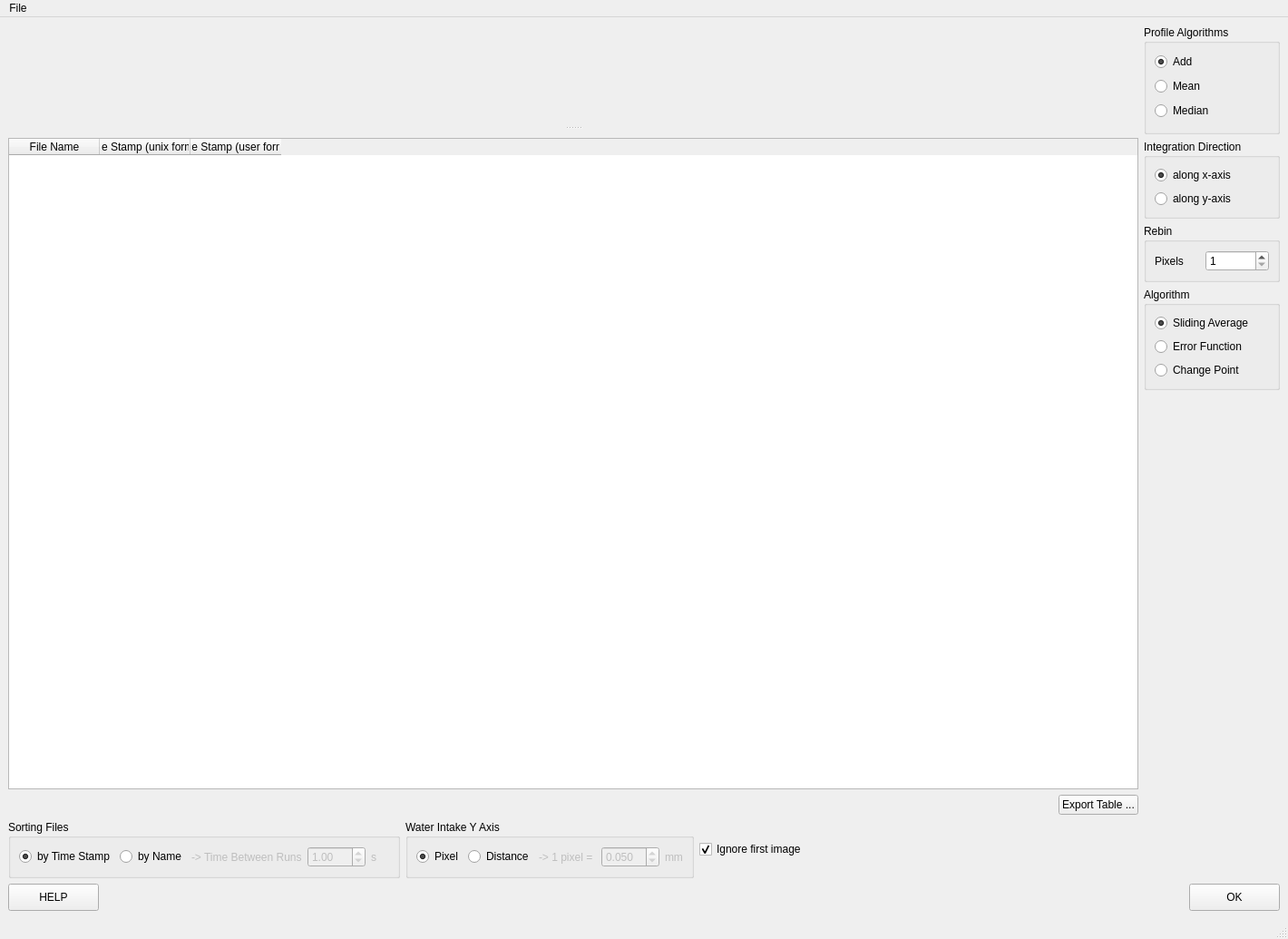
<?xml version="1.0" encoding="UTF-8"?>
<ui version="4.0">
 <class>MainWindow</class>
 <widget class="QMainWindow" name="MainWindow">
  <property name="geometry">
   <rect>
    <x>0</x>
    <y>0</y>
    <width>1420</width>
    <height>1035</height>
   </rect>
  </property>
  <property name="minimumSize">
   <size>
    <width>0</width>
    <height>500</height>
   </size>
  </property>
  <property name="windowTitle">
   <string>MainWindow</string>
  </property>
  <widget class="QWidget" name="centralwidget">
   <layout class="QVBoxLayout" name="verticalLayout_7">
    <item>
     <layout class="QHBoxLayout" name="horizontalLayout_2">
      <item>
       <widget class="QSplitter" name="splitter">
        <property name="midLineWidth">
         <number>5</number>
        </property>
        <property name="orientation">
         <enum>Qt::Vertical</enum>
        </property>
        <property name="opaqueResize">
         <bool>true</bool>
        </property>
        <property name="handleWidth">
         <number>22</number>
        </property>
        <widget class="QWidget" name="widget" native="true">
         <property name="sizePolicy">
          <sizepolicy hsizetype="Expanding" vsizetype="Expanding">
           <horstretch>0</horstretch>
           <verstretch>0</verstretch>
          </sizepolicy>
         </property>
         <property name="minimumSize">
          <size>
           <width>0</width>
           <height>0</height>
          </size>
         </property>
        </widget>
        <widget class="QWidget" name="layoutWidget">
         <layout class="QVBoxLayout" name="verticalLayout">
          <item>
           <layout class="QVBoxLayout" name="verticalLayout_4">
            <item>
             <widget class="QTableWidget" name="tableWidget">
              <property name="sizePolicy">
               <sizepolicy hsizetype="Minimum" vsizetype="Minimum">
                <horstretch>0</horstretch>
                <verstretch>0</verstretch>
               </sizepolicy>
              </property>
              <property name="minimumSize">
               <size>
                <width>0</width>
                <height>150</height>
               </size>
              </property>
              <column>
               <property name="text">
                <string>File Name</string>
               </property>
              </column>
              <column>
               <property name="text">
                <string>Time Stamp (unix format)</string>
               </property>
              </column>
              <column>
               <property name="text">
                <string>Time Stamp (user format)</string>
               </property>
              </column>
             </widget>
            </item>
            <item>
             <layout class="QHBoxLayout" name="horizontalLayout_3">
              <item>
               <spacer name="horizontalSpacer_3">
                <property name="orientation">
                 <enum>Qt::Horizontal</enum>
                </property>
                <property name="sizeHint" stdset="0">
                 <size>
                  <width>40</width>
                  <height>20</height>
                 </size>
                </property>
               </spacer>
              </item>
              <item>
               <widget class="QPushButton" name="export_table_button">
                <property name="text">
                 <string>Export Table ...</string>
                </property>
               </widget>
              </item>
             </layout>
            </item>
           </layout>
          </item>
         </layout>
        </widget>
       </widget>
      </item>
      <item>
       <layout class="QVBoxLayout" name="verticalLayout_3">
        <property name="sizeConstraint">
         <enum>QLayout::SetMinimumSize</enum>
        </property>
        <item>
         <widget class="QGroupBox" name="groupBox_2">
          <property name="sizePolicy">
           <sizepolicy hsizetype="Preferred" vsizetype="Minimum">
            <horstretch>0</horstretch>
            <verstretch>0</verstretch>
           </sizepolicy>
          </property>
          <property name="minimumSize">
           <size>
            <width>150</width>
            <height>120</height>
           </size>
          </property>
          <property name="maximumSize">
           <size>
            <width>150</width>
            <height>16777215</height>
           </size>
          </property>
          <property name="title">
           <string>Profile Algorithms</string>
          </property>
          <layout class="QVBoxLayout" name="verticalLayout_2">
           <item>
            <widget class="QRadioButton" name="add_radioButton">
             <property name="text">
              <string>Add</string>
             </property>
             <property name="checked">
              <bool>true</bool>
             </property>
            </widget>
           </item>
           <item>
            <widget class="QRadioButton" name="mean_radioButton">
             <property name="text">
              <string>Mean</string>
             </property>
            </widget>
           </item>
           <item>
            <widget class="QRadioButton" name="median_radioButton">
             <property name="text">
              <string>Median</string>
             </property>
            </widget>
           </item>
          </layout>
         </widget>
        </item>
        <item>
         <widget class="QGroupBox" name="groupBox_4">
          <property name="minimumSize">
           <size>
            <width>150</width>
            <height>0</height>
           </size>
          </property>
          <property name="maximumSize">
           <size>
            <width>150</width>
            <height>16777215</height>
           </size>
          </property>
          <property name="title">
           <string>Integration Direction</string>
          </property>
          <layout class="QVBoxLayout" name="verticalLayout_5">
           <item>
            <widget class="QRadioButton" name="x_axis_integration_radioButton">
             <property name="enabled">
              <bool>true</bool>
             </property>
             <property name="text">
              <string>along x-axis</string>
             </property>
             <property name="checked">
              <bool>true</bool>
             </property>
            </widget>
           </item>
           <item>
            <widget class="QRadioButton" name="y_axis_integration_radioButton">
             <property name="enabled">
              <bool>true</bool>
             </property>
             <property name="text">
              <string>along y-axis</string>
             </property>
            </widget>
           </item>
          </layout>
         </widget>
        </item>
        <item>
         <widget class="QGroupBox" name="groupBox_6">
          <property name="minimumSize">
           <size>
            <width>150</width>
            <height>0</height>
           </size>
          </property>
          <property name="maximumSize">
           <size>
            <width>150</width>
            <height>16777215</height>
           </size>
          </property>
          <property name="title">
           <string>Rebin</string>
          </property>
          <layout class="QHBoxLayout" name="horizontalLayout_4">
           <item>
            <widget class="QLabel" name="label">
             <property name="sizePolicy">
              <sizepolicy hsizetype="Preferred" vsizetype="Preferred">
               <horstretch>2</horstretch>
               <verstretch>0</verstretch>
              </sizepolicy>
             </property>
             <property name="minimumSize">
              <size>
               <width>50</width>
               <height>0</height>
              </size>
             </property>
             <property name="maximumSize">
              <size>
               <width>50</width>
               <height>16777215</height>
              </size>
             </property>
             <property name="text">
              <string>Pixels</string>
             </property>
            </widget>
           </item>
           <item>
            <widget class="QSpinBox" name="rebin_spinBox">
             <property name="minimum">
              <number>1</number>
             </property>
             <property name="maximum">
              <number>10</number>
             </property>
            </widget>
           </item>
          </layout>
         </widget>
        </item>
        <item>
         <widget class="QGroupBox" name="groupBox_5">
          <property name="minimumSize">
           <size>
            <width>150</width>
            <height>0</height>
           </size>
          </property>
          <property name="maximumSize">
           <size>
            <width>150</width>
            <height>16777215</height>
           </size>
          </property>
          <property name="title">
           <string>Algorithm</string>
          </property>
          <layout class="QVBoxLayout" name="verticalLayout_6">
           <item>
            <widget class="QRadioButton" name="sliding_average_checkBox">
             <property name="text">
              <string>Sliding Average</string>
             </property>
             <property name="checked">
              <bool>true</bool>
             </property>
            </widget>
           </item>
           <item>
            <widget class="QRadioButton" name="error_function_checkBox">
             <property name="text">
              <string>Error Function</string>
             </property>
            </widget>
           </item>
           <item>
            <widget class="QRadioButton" name="change_point_checkBox">
             <property name="text">
              <string>Change Point</string>
             </property>
            </widget>
           </item>
          </layout>
         </widget>
        </item>
        <item>
         <spacer name="verticalSpacer">
          <property name="orientation">
           <enum>Qt::Vertical</enum>
          </property>
          <property name="sizeHint" stdset="0">
           <size>
            <width>20</width>
            <height>40</height>
           </size>
          </property>
         </spacer>
        </item>
       </layout>
      </item>
     </layout>
    </item>
    <item>
     <layout class="QHBoxLayout" name="horizontalLayout_6">
      <item>
       <widget class="QGroupBox" name="groupBox_3">
        <property name="title">
         <string>Sorting Files</string>
        </property>
        <layout class="QHBoxLayout" name="horizontalLayout_7">
         <item>
          <widget class="QRadioButton" name="sort_files_by_time_radioButton">
           <property name="text">
            <string>by Time Stamp</string>
           </property>
           <property name="checked">
            <bool>true</bool>
           </property>
          </widget>
         </item>
         <item>
          <widget class="QRadioButton" name="sort_files_by_name_radioButton">
           <property name="text">
            <string>by Name</string>
           </property>
          </widget>
         </item>
         <item>
          <widget class="QLabel" name="time_between_runs_label">
           <property name="enabled">
            <bool>false</bool>
           </property>
           <property name="maximumSize">
            <size>
             <width>130</width>
             <height>16777215</height>
            </size>
           </property>
           <property name="text">
            <string>-&gt; Time Between Runs</string>
           </property>
          </widget>
         </item>
         <item>
          <widget class="QDoubleSpinBox" name="time_between_runs_spinBox">
           <property name="enabled">
            <bool>false</bool>
           </property>
           <property name="maximumSize">
            <size>
             <width>80</width>
             <height>16777215</height>
            </size>
           </property>
           <property name="decimals">
            <number>2</number>
           </property>
           <property name="minimum">
            <double>0.010000000000000</double>
           </property>
           <property name="maximum">
            <double>500.000000000000000</double>
           </property>
           <property name="singleStep">
            <double>0.100000000000000</double>
           </property>
           <property name="value">
            <double>1.000000000000000</double>
           </property>
          </widget>
         </item>
         <item>
          <widget class="QLabel" name="time_between_runs_units_label">
           <property name="enabled">
            <bool>false</bool>
           </property>
           <property name="minimumSize">
            <size>
             <width>20</width>
             <height>0</height>
            </size>
           </property>
           <property name="maximumSize">
            <size>
             <width>20</width>
             <height>16777215</height>
            </size>
           </property>
           <property name="text">
            <string>s</string>
           </property>
          </widget>
         </item>
        </layout>
       </widget>
      </item>
      <item>
       <widget class="QGroupBox" name="groupBox">
        <property name="title">
         <string>Water Intake Y Axis</string>
        </property>
        <layout class="QHBoxLayout" name="horizontalLayout_5">
         <item>
          <widget class="QRadioButton" name="pixel_radioButton">
           <property name="text">
            <string>Pixel</string>
           </property>
           <property name="checked">
            <bool>true</bool>
           </property>
          </widget>
         </item>
         <item>
          <widget class="QRadioButton" name="distance_radioButton">
           <property name="text">
            <string>Distance</string>
           </property>
          </widget>
         </item>
         <item>
          <widget class="QLabel" name="water_intake_distance_label">
           <property name="enabled">
            <bool>false</bool>
           </property>
           <property name="text">
            <string>-&gt; 1 pixel = </string>
           </property>
          </widget>
         </item>
         <item>
          <widget class="QDoubleSpinBox" name="pixel_size_spinBox">
           <property name="enabled">
            <bool>false</bool>
           </property>
           <property name="decimals">
            <number>3</number>
           </property>
           <property name="minimum">
            <double>0.001000000000000</double>
           </property>
           <property name="maximum">
            <double>10.000000000000000</double>
           </property>
           <property name="singleStep">
            <double>0.001000000000000</double>
           </property>
           <property name="value">
            <double>0.050000000000000</double>
           </property>
          </widget>
         </item>
         <item>
          <widget class="QLabel" name="pixel_size_units">
           <property name="enabled">
            <bool>false</bool>
           </property>
           <property name="text">
            <string>mm</string>
           </property>
          </widget>
         </item>
        </layout>
       </widget>
      </item>
      <item>
       <widget class="QCheckBox" name="ignore_first_image_checkbox">
        <property name="text">
         <string>Ignore first image</string>
        </property>
        <property name="checked">
         <bool>true</bool>
        </property>
       </widget>
      </item>
      <item>
       <spacer name="horizontalSpacer_2">
        <property name="orientation">
         <enum>Qt::Horizontal</enum>
        </property>
        <property name="sizeHint" stdset="0">
         <size>
          <width>40</width>
          <height>20</height>
         </size>
        </property>
       </spacer>
      </item>
     </layout>
    </item>
    <item>
     <layout class="QHBoxLayout" name="horizontalLayout">
      <item>
       <widget class="QPushButton" name="help_button">
        <property name="minimumSize">
         <size>
          <width>100</width>
          <height>30</height>
         </size>
        </property>
        <property name="maximumSize">
         <size>
          <width>100</width>
          <height>30</height>
         </size>
        </property>
        <property name="text">
         <string>HELP</string>
        </property>
       </widget>
      </item>
      <item>
       <spacer name="horizontalSpacer">
        <property name="orientation">
         <enum>Qt::Horizontal</enum>
        </property>
        <property name="sizeHint" stdset="0">
         <size>
          <width>408</width>
          <height>20</height>
         </size>
        </property>
       </spacer>
      </item>
      <item>
       <widget class="QPushButton" name="ok_button">
        <property name="minimumSize">
         <size>
          <width>100</width>
          <height>30</height>
         </size>
        </property>
        <property name="maximumSize">
         <size>
          <width>100</width>
          <height>30</height>
         </size>
        </property>
        <property name="text">
         <string>OK</string>
        </property>
       </widget>
      </item>
     </layout>
    </item>
   </layout>
  </widget>
  <widget class="QMenuBar" name="menubar">
   <property name="geometry">
    <rect>
     <x>0</x>
     <y>0</y>
     <width>1420</width>
     <height>22</height>
    </rect>
   </property>
   <widget class="QMenu" name="menuFile_2">
    <property name="title">
     <string>File</string>
    </property>
    <widget class="QMenu" name="menuImport_2">
     <property name="title">
      <string>Import</string>
     </property>
     <addaction name="actionDsc"/>
    </widget>
    <widget class="QMenu" name="menuExport">
     <property name="title">
      <string>Export</string>
     </property>
     <addaction name="actionProfiles"/>
     <addaction name="actionWater_Intake_2"/>
    </widget>
    <addaction name="menuImport_2"/>
    <addaction name="menuExport"/>
   </widget>
   <addaction name="menuFile_2"/>
  </widget>
  <widget class="QStatusBar" name="statusbar"/>
  <action name="actionExport_Profile">
   <property name="text">
    <string>Profiles ...</string>
   </property>
  </action>
  <action name="actionWater_Intake">
   <property name="text">
    <string>Water Intake ...</string>
   </property>
  </action>
  <action name="actionImportedFilesMetadata">
   <property name="text">
    <string>Imported Files and Metadata ...</string>
   </property>
  </action>
  <action name="actionBy_Time_Stamp">
   <property name="text">
    <string>by Time Stamp</string>
   </property>
  </action>
  <action name="actionBy_File_Name">
   <property name="text">
    <string>by File Name</string>
   </property>
  </action>
  <action name="actionDsc_files">
   <property name="text">
    <string>dsc files ...</string>
   </property>
  </action>
  <action name="actionDsc">
   <property name="text">
    <string>dsc ...</string>
   </property>
  </action>
  <action name="actionWater_Intake_2">
   <property name="text">
    <string>Water Intake ...</string>
   </property>
  </action>
  <action name="actionProfiles">
   <property name="text">
    <string>Profiles ...</string>
   </property>
  </action>
 </widget>
 <resources/>
 <connections>
  <connection>
   <sender>ok_button</sender>
   <signal>clicked()</signal>
   <receiver>MainWindow</receiver>
   <slot>ok_button_clicked()</slot>
   <hints>
    <hint type="sourcelabel">
     <x>1407</x>
     <y>1001</y>
    </hint>
    <hint type="destinationlabel">
     <x>685</x>
     <y>625</y>
    </hint>
   </hints>
  </connection>
  <connection>
   <sender>help_button</sender>
   <signal>clicked()</signal>
   <receiver>MainWindow</receiver>
   <slot>help_button_clicked()</slot>
   <hints>
    <hint type="sourcelabel">
     <x>111</x>
     <y>1001</y>
    </hint>
    <hint type="destinationlabel">
     <x>399</x>
     <y>419</y>
    </hint>
   </hints>
  </connection>
  <connection>
   <sender>actionExport_Profile</sender>
   <signal>triggered()</signal>
   <receiver>MainWindow</receiver>
   <slot>export_profile_clicked()</slot>
   <hints>
    <hint type="sourcelabel">
     <x>-1</x>
     <y>-1</y>
    </hint>
    <hint type="destinationlabel">
     <x>399</x>
     <y>421</y>
    </hint>
   </hints>
  </connection>
  <connection>
   <sender>actionWater_Intake</sender>
   <signal>triggered()</signal>
   <receiver>MainWindow</receiver>
   <slot>export_water_intake_clicked()</slot>
   <hints>
    <hint type="sourcelabel">
     <x>-1</x>
     <y>-1</y>
    </hint>
    <hint type="destinationlabel">
     <x>399</x>
     <y>421</y>
    </hint>
   </hints>
  </connection>
  <connection>
   <sender>add_radioButton</sender>
   <signal>clicked()</signal>
   <receiver>MainWindow</receiver>
   <slot>profile_algo_changed()</slot>
   <hints>
    <hint type="sourcelabel">
     <x>850</x>
     <y>87</y>
    </hint>
    <hint type="destinationlabel">
     <x>399</x>
     <y>421</y>
    </hint>
   </hints>
  </connection>
  <connection>
   <sender>mean_radioButton</sender>
   <signal>clicked()</signal>
   <receiver>MainWindow</receiver>
   <slot>profile_algo_changed()</slot>
   <hints>
    <hint type="sourcelabel">
     <x>850</x>
     <y>110</y>
    </hint>
    <hint type="destinationlabel">
     <x>399</x>
     <y>421</y>
    </hint>
   </hints>
  </connection>
  <connection>
   <sender>median_radioButton</sender>
   <signal>clicked()</signal>
   <receiver>MainWindow</receiver>
   <slot>profile_algo_changed()</slot>
   <hints>
    <hint type="sourcelabel">
     <x>850</x>
     <y>133</y>
    </hint>
    <hint type="destinationlabel">
     <x>399</x>
     <y>421</y>
    </hint>
   </hints>
  </connection>
  <connection>
   <sender>sort_files_by_time_radioButton</sender>
   <signal>clicked()</signal>
   <receiver>MainWindow</receiver>
   <slot>sorting_files_checkbox_clicked()</slot>
   <hints>
    <hint type="sourcelabel">
     <x>137</x>
     <y>939</y>
    </hint>
    <hint type="destinationlabel">
     <x>9</x>
     <y>933</y>
    </hint>
   </hints>
  </connection>
  <connection>
   <sender>sort_files_by_name_radioButton</sender>
   <signal>clicked()</signal>
   <receiver>MainWindow</receiver>
   <slot>sorting_files_checkbox_clicked()</slot>
   <hints>
    <hint type="sourcelabel">
     <x>224</x>
     <y>939</y>
    </hint>
    <hint type="destinationlabel">
     <x>9</x>
     <y>984</y>
    </hint>
   </hints>
  </connection>
  <connection>
   <sender>time_between_runs_spinBox</sender>
   <signal>editingFinished()</signal>
   <receiver>MainWindow</receiver>
   <slot>time_between_runs_spinBox_changed()</slot>
   <hints>
    <hint type="sourcelabel">
     <x>439</x>
     <y>941</y>
    </hint>
    <hint type="destinationlabel">
     <x>9</x>
     <y>831</y>
    </hint>
   </hints>
  </connection>
  <connection>
   <sender>pixel_radioButton</sender>
   <signal>clicked()</signal>
   <receiver>MainWindow</receiver>
   <slot>_water_intake_yaxis_checkbox_changed()</slot>
   <hints>
    <hint type="sourcelabel">
     <x>567</x>
     <y>939</y>
    </hint>
    <hint type="destinationlabel">
     <x>551</x>
     <y>1150</y>
    </hint>
   </hints>
  </connection>
  <connection>
   <sender>distance_radioButton</sender>
   <signal>clicked()</signal>
   <receiver>MainWindow</receiver>
   <slot>_water_intake_yaxis_checkbox_changed()</slot>
   <hints>
    <hint type="sourcelabel">
     <x>653</x>
     <y>939</y>
    </hint>
    <hint type="destinationlabel">
     <x>619</x>
     <y>1150</y>
    </hint>
   </hints>
  </connection>
  <connection>
   <sender>pixel_size_spinBox</sender>
   <signal>editingFinished()</signal>
   <receiver>MainWindow</receiver>
   <slot>_pixel_size_spinBox_changed()</slot>
   <hints>
    <hint type="sourcelabel">
     <x>806</x>
     <y>941</y>
    </hint>
    <hint type="destinationlabel">
     <x>828</x>
     <y>1150</y>
    </hint>
   </hints>
  </connection>
  <connection>
   <sender>actionDsc_files</sender>
   <signal>triggered()</signal>
   <receiver>MainWindow</receiver>
   <slot>import_dsc_clicked()</slot>
   <hints>
    <hint type="sourcelabel">
     <x>-1</x>
     <y>-1</y>
    </hint>
    <hint type="destinationlabel">
     <x>535</x>
     <y>632</y>
    </hint>
   </hints>
  </connection>
  <connection>
   <sender>export_table_button</sender>
   <signal>pressed()</signal>
   <receiver>MainWindow</receiver>
   <slot>export_table_button_clicked()</slot>
   <hints>
    <hint type="sourcelabel">
     <x>702</x>
     <y>711</y>
    </hint>
    <hint type="destinationlabel">
     <x>535</x>
     <y>632</y>
    </hint>
   </hints>
  </connection>
  <connection>
   <sender>actionProfiles</sender>
   <signal>triggered()</signal>
   <receiver>MainWindow</receiver>
   <slot>export_profile_clicked()</slot>
   <hints>
    <hint type="sourcelabel">
     <x>-1</x>
     <y>-1</y>
    </hint>
    <hint type="destinationlabel">
     <x>535</x>
     <y>632</y>
    </hint>
   </hints>
  </connection>
  <connection>
   <sender>actionWater_Intake_2</sender>
   <signal>triggered()</signal>
   <receiver>MainWindow</receiver>
   <slot>export_water_intake_clicked()</slot>
   <hints>
    <hint type="sourcelabel">
     <x>-1</x>
     <y>-1</y>
    </hint>
    <hint type="destinationlabel">
     <x>535</x>
     <y>632</y>
    </hint>
   </hints>
  </connection>
  <connection>
   <sender>actionDsc</sender>
   <signal>triggered()</signal>
   <receiver>MainWindow</receiver>
   <slot>import_dsc_clicked()</slot>
   <hints>
    <hint type="sourcelabel">
     <x>-1</x>
     <y>-1</y>
    </hint>
    <hint type="destinationlabel">
     <x>535</x>
     <y>632</y>
    </hint>
   </hints>
  </connection>
  <connection>
   <sender>x_axis_integration_radioButton</sender>
   <signal>clicked()</signal>
   <receiver>MainWindow</receiver>
   <slot>integration_direction_changed()</slot>
   <hints>
    <hint type="sourcelabel">
     <x>850</x>
     <y>201</y>
    </hint>
    <hint type="destinationlabel">
     <x>836</x>
     <y>1098</y>
    </hint>
   </hints>
  </connection>
  <connection>
   <sender>y_axis_integration_radioButton</sender>
   <signal>clicked()</signal>
   <receiver>MainWindow</receiver>
   <slot>integration_direction_changed()</slot>
   <hints>
    <hint type="sourcelabel">
     <x>850</x>
     <y>218</y>
    </hint>
    <hint type="destinationlabel">
     <x>850</x>
     <y>1121</y>
    </hint>
   </hints>
  </connection>
  <connection>
   <sender>ignore_first_image_checkbox</sender>
   <signal>clicked()</signal>
   <receiver>MainWindow</receiver>
   <slot>ignore_first_image_checkbox_clicked()</slot>
   <hints>
    <hint type="sourcelabel">
     <x>989</x>
     <y>938</y>
    </hint>
    <hint type="destinationlabel">
     <x>612</x>
     <y>1091</y>
    </hint>
   </hints>
  </connection>
  <connection>
   <sender>sliding_average_checkBox</sender>
   <signal>clicked()</signal>
   <receiver>MainWindow</receiver>
   <slot>algorithm_changed()</slot>
   <hints>
    <hint type="sourcelabel">
     <x>850</x>
     <y>348</y>
    </hint>
    <hint type="destinationlabel">
     <x>760</x>
     <y>42</y>
    </hint>
   </hints>
  </connection>
  <connection>
   <sender>error_function_checkBox</sender>
   <signal>clicked()</signal>
   <receiver>MainWindow</receiver>
   <slot>algorithm_changed()</slot>
   <hints>
    <hint type="sourcelabel">
     <x>850</x>
     <y>365</y>
    </hint>
    <hint type="destinationlabel">
     <x>812</x>
     <y>51</y>
    </hint>
   </hints>
  </connection>
  <connection>
   <sender>rebin_spinBox</sender>
   <signal>valueChanged(int)</signal>
   <receiver>MainWindow</receiver>
   <slot>rebin_slider_changed()</slot>
   <hints>
    <hint type="sourcelabel">
     <x>819</x>
     <y>278</y>
    </hint>
    <hint type="destinationlabel">
     <x>904</x>
     <y>352</y>
    </hint>
   </hints>
  </connection>
  <connection>
   <sender>change_point_checkBox</sender>
   <signal>clicked()</signal>
   <receiver>MainWindow</receiver>
   <slot>algorithm_changed()</slot>
   <hints>
    <hint type="sourcelabel">
     <x>789</x>
     <y>373</y>
    </hint>
    <hint type="destinationlabel">
     <x>709</x>
     <y>517</y>
    </hint>
   </hints>
  </connection>
 </connections>
 <slots>
  <slot>slider_changed()</slot>
  <slot>add_profile()</slot>
  <slot>remove_profile()</slot>
  <slot>ok_button_clicked()</slot>
  <slot>export_button_clicked()</slot>
  <slot>save_roi_table()</slot>
  <slot>cancel_button_clicked()</slot>
  <slot>help_button_clicked()</slot>
  <slot>export_profile_clicked()</slot>
  <slot>export_water_intake_clicked()</slot>
  <slot>profile_algo_changed()</slot>
  <slot>display_imported_files_clicked()</slot>
  <slot>sorting_files_checkbox_clicked()</slot>
  <slot>time_between_runs_spinBox_changed()</slot>
  <slot>_water_intake_yaxis_checkbox_changed()</slot>
  <slot>_pixel_size_spinBox_changed()</slot>
  <slot>import_dsc_clicked()</slot>
  <slot>export_table_button_clicked()</slot>
  <slot>integration_direction_changed()</slot>
  <slot>ignore_first_image_checkbox_clicked()</slot>
  <slot>algorithm_changed()</slot>
  <slot>rebin_slider_changed()</slot>
 </slots>
</ui>
